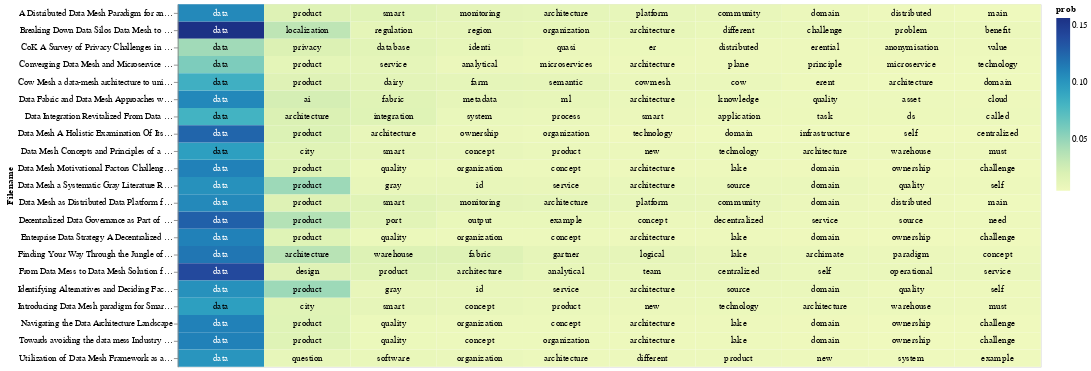

This figure's notebook cell:
### Code cell
# save(chart_lda, "lda_idf_heatmap.html")
chart_lda

### Figure 1 — Vega-Lite specification as saved in the notebook (floating-point values rounded to 4 significant figures; data arrays with more than 128 entries replaced by an {"elided": "..."} marker saying what was removed)
{"config": {"view": {"continuousWidth": 300, "continuousHeight": 300}}, "layer": [{"mark": {"type": "rect"}, "encoding": {"color": {"field": "prob", "type": "quantitative"}, "text": {"field": "topic_word", "type": "nominal"}, "x": {"axis": null, "field": "rank", "type": "ordinal"}, "y": {"field": "Filename", "type": "nominal"}}, "transform": [{"window": [{"op": "rank", "field": "", "as": "rank"}], "groupby": ["Filename"], "sort": [{"field": "prob", "order": "descending"}]}]}, {"mark": {"type": "text", "baseline": "middle"}, "encoding": {"color": {"condition": {"test": "(datum.prob >= 0.1)", "value": "white"}, "value": "black"}, "text": {"field": "topic_word", "type": "nominal"}, "x": {"axis": null, "field": "rank", "type": "ordinal"}, "y": {"field": "Filename", "type": "nominal"}}, "transform": [{"window": [{"op": "rank", "field": "", "as": "rank"}], "groupby": ["Filename"], "sort": [{"field": "prob", "order": "descending"}]}]}], "data": {"name": "data-506f635a763ec6a052656da63b87bceb"}, "width": 1000, "$schema": "https://vega.github.io/schema/vega-lite/v5.15.1.json", "datasets": {"data-506f635a763ec6a052656da63b87bceb": {"elided": "210 records"}}}
